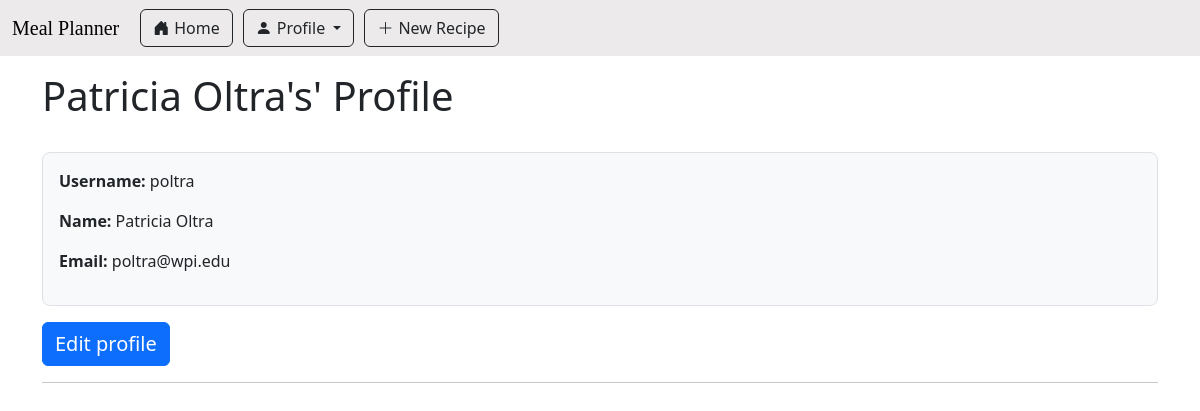
/user/profile (signed in), run on the app's committed database.
### app/main/models.py (models this page shows, shortened)
class User(db.Model, UserMixin):
    id: sqlo.Mapped[int] = sqlo.mapped_column(primary_key=True)
    first_name: sqlo.Mapped[str] = sqlo.mapped_column(sqla.String(64))
    last_name: sqlo.Mapped[str] = sqlo.mapped_column(sqla.String(64))
    username: sqlo.Mapped[str] = sqlo.mapped_column(sqla.String(64))
    email: sqlo.Mapped[str] = sqlo.mapped_column(sqla.String(120))
    password_hash: sqlo.Mapped[str] = sqlo.mapped_column(sqla.String(256))
    is_certified: sqlo.Mapped[bool] = sqlo.mapped_column(sqla.Boolean, default=False)
    written_recipes: sqlo.WriteOnlyMapped['Recipe'] = sqlo.relationship(back_populates='writer')
    users_saved_recipes : sqlo.WriteOnlyMapped['Recipe'] = sqlo.relationship(
        secondary=saved_recipes_table,
        primaryjoin=(saved_recipes_table.c.user_id == id),
        back_populates='recipe_saved_by_users',
        passive_deletes=True)
    curr_ingredients: sqlo.WriteOnlyMapped['UserIngredientListUse'] = sqlo.relationship(back_populates='userlist_user')
    @login.user_loader
    def load_user(id):
        return db.session.get(User, int(id))

### app/main/routes.py (the view)
@bp_main.route('/user/profile', methods=['GET','POST'])
def display_profile():
    return render_template('profile.html', title="User Profile", user=current_user)

### meal_planner.py (called while the page is built)
@app.before_request
def initDB(*args, **kwargs):
    if app._got_first_request:
        db.create_all()

### app/main/templates/profile.html
{% extends "base.html" %}
{% import 'bootstrap_wtf.html' as wtf %}
{% block content %}
    <h1>{{ user.first_name }} {{ user.last_name }}'s' Profile</h1>
    <br>
    <div class="border rounded-3 bg-light p-3">
        <p> <b>Username:</b>  {{ user.username }} </p>
        <p> <b> Name: </b> {{ user.first_name }} {{ user.last_name }} </p>
        <p> <b> Email: </b> {{ user.email }}</p>
    </div>
    {% if user.id == current_user.id %}
        <p><a href="{{ url_for('main.edit_profile') }}" class="btn btn-primary mt-3 fs-5">Edit profile</a></p>
    {% endif %}
    <hr class="solid">
{% endblock %}

### app/static/css/main.css (style rules this page uses)
:root { --accent-bg-color: #eceaea; --blank-bg-color: #fff; --outline-color: #989090; }

### data on the page
User: first_name "Patricia", last_name "Oltra", username "poltra", email "poltra@wpi.edu"
